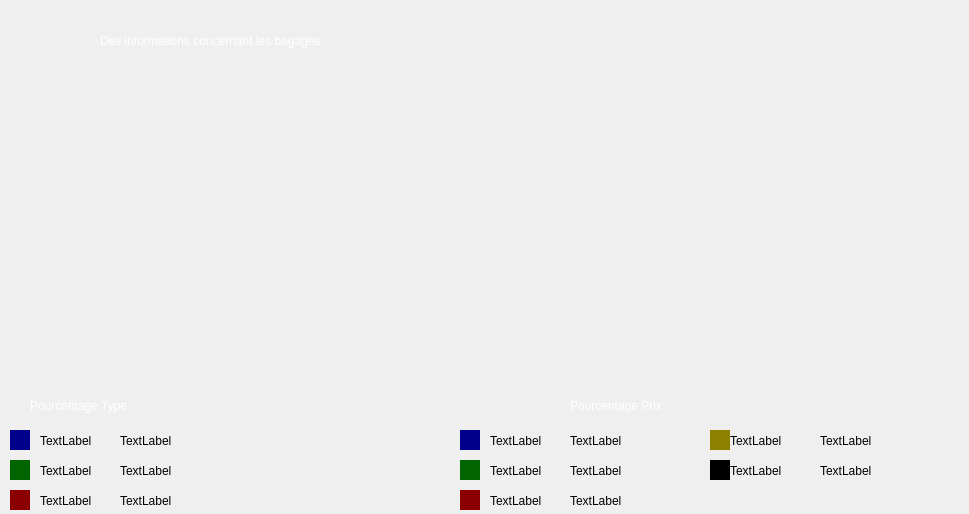
<?xml version="1.0" encoding="UTF-8"?>
<ui version="4.0">
 <class>statistique</class>
 <widget class="QDialog" name="statistique">
  <property name="geometry">
   <rect>
    <x>0</x>
    <y>0</y>
    <width>969</width>
    <height>514</height>
   </rect>
  </property>
  <property name="windowTitle">
   <string>Dialog</string>
  </property>
  <widget class="QLabel" name="label">
   <property name="geometry">
    <rect>
     <x>570</x>
     <y>390</y>
     <width>171</width>
     <height>31</height>
    </rect>
   </property>
   <property name="styleSheet">
    <string notr="true">color: rgb(255, 255, 255);

font: italic 16pt &quot;Segoe UI&quot;;</string>
   </property>
   <property name="text">
    <string>Pourcentage Prix</string>
   </property>
  </widget>
  <widget class="QWidget" name="widget_2" native="true">
   <property name="geometry">
    <rect>
     <x>460</x>
     <y>430</y>
     <width>20</width>
     <height>20</height>
    </rect>
   </property>
   <property name="styleSheet">
    <string notr="true">background-color: #00008B;</string>
   </property>
  </widget>
  <widget class="QLabel" name="label_8">
   <property name="geometry">
    <rect>
     <x>100</x>
     <y>10</y>
     <width>761</width>
     <height>61</height>
    </rect>
   </property>
   <property name="styleSheet">
    <string notr="true">font: italic 30pt &quot;Segoe UI&quot;;
color: rgb(255, 255, 255);</string>
   </property>
   <property name="text">
    <string>Des informations concernant les bagages</string>
   </property>
  </widget>
  <widget class="QWidget" name="widget_4" native="true">
   <property name="geometry">
    <rect>
     <x>460</x>
     <y>460</y>
     <width>20</width>
     <height>20</height>
    </rect>
   </property>
   <property name="styleSheet">
    <string notr="true">background-color: 	#006400;</string>
   </property>
  </widget>
  <widget class="QLabel" name="label_2">
   <property name="geometry">
    <rect>
     <x>570</x>
     <y>430</y>
     <width>171</width>
     <height>21</height>
    </rect>
   </property>
   <property name="styleSheet">
    <string notr="true">font: italic 10pt &quot;Segoe UI&quot;;</string>
   </property>
   <property name="text">
    <string>TextLabel</string>
   </property>
  </widget>
  <widget class="QLabel" name="label_4">
   <property name="geometry">
    <rect>
     <x>570</x>
     <y>460</y>
     <width>171</width>
     <height>21</height>
    </rect>
   </property>
   <property name="styleSheet">
    <string notr="true">font: italic 10pt &quot;Segoe UI&quot;;</string>
   </property>
   <property name="text">
    <string>TextLabel</string>
   </property>
  </widget>
  <widget class="QLabel" name="label_3">
   <property name="geometry">
    <rect>
     <x>490</x>
     <y>430</y>
     <width>81</width>
     <height>21</height>
    </rect>
   </property>
   <property name="styleSheet">
    <string notr="true">font: italic 14pt &quot;Segoe UI&quot;;</string>
   </property>
   <property name="text">
    <string>TextLabel</string>
   </property>
  </widget>
  <widget class="QLabel" name="label_6">
   <property name="geometry">
    <rect>
     <x>490</x>
     <y>460</y>
     <width>91</width>
     <height>21</height>
    </rect>
   </property>
   <property name="styleSheet">
    <string notr="true">font: italic 14pt &quot;Segoe UI&quot;;</string>
   </property>
   <property name="text">
    <string>TextLabel</string>
   </property>
  </widget>
  <widget class="QWidget" name="widget_5" native="true">
   <property name="geometry">
    <rect>
     <x>460</x>
     <y>490</y>
     <width>20</width>
     <height>20</height>
    </rect>
   </property>
   <property name="styleSheet">
    <string notr="true">
background-color: #8B0000;</string>
   </property>
  </widget>
  <widget class="QWidget" name="widget_6" native="true">
   <property name="geometry">
    <rect>
     <x>710</x>
     <y>430</y>
     <width>20</width>
     <height>20</height>
    </rect>
   </property>
   <property name="styleSheet">
    <string notr="true">
background-color: #8B8000;</string>
   </property>
  </widget>
  <widget class="QWidget" name="widget_7" native="true">
   <property name="geometry">
    <rect>
     <x>710</x>
     <y>460</y>
     <width>20</width>
     <height>20</height>
    </rect>
   </property>
   <property name="styleSheet">
    <string notr="true">
background-color: #000000;</string>
   </property>
  </widget>
  <widget class="QLabel" name="label_7">
   <property name="geometry">
    <rect>
     <x>490</x>
     <y>490</y>
     <width>91</width>
     <height>21</height>
    </rect>
   </property>
   <property name="styleSheet">
    <string notr="true">font: italic 14pt &quot;Segoe UI&quot;;</string>
   </property>
   <property name="text">
    <string>TextLabel</string>
   </property>
  </widget>
  <widget class="QLabel" name="label_9">
   <property name="geometry">
    <rect>
     <x>730</x>
     <y>430</y>
     <width>91</width>
     <height>21</height>
    </rect>
   </property>
   <property name="styleSheet">
    <string notr="true">font: italic 14pt &quot;Segoe UI&quot;;</string>
   </property>
   <property name="text">
    <string>TextLabel</string>
   </property>
  </widget>
  <widget class="QLabel" name="label_10">
   <property name="geometry">
    <rect>
     <x>730</x>
     <y>460</y>
     <width>91</width>
     <height>21</height>
    </rect>
   </property>
   <property name="styleSheet">
    <string notr="true">font: italic 14pt &quot;Segoe UI&quot;;</string>
   </property>
   <property name="text">
    <string>TextLabel</string>
   </property>
  </widget>
  <widget class="QLabel" name="label_5">
   <property name="geometry">
    <rect>
     <x>570</x>
     <y>490</y>
     <width>171</width>
     <height>21</height>
    </rect>
   </property>
   <property name="styleSheet">
    <string notr="true">font: italic 10pt &quot;Segoe UI&quot;;</string>
   </property>
   <property name="text">
    <string>TextLabel</string>
   </property>
  </widget>
  <widget class="QLabel" name="label_11">
   <property name="geometry">
    <rect>
     <x>820</x>
     <y>430</y>
     <width>171</width>
     <height>21</height>
    </rect>
   </property>
   <property name="styleSheet">
    <string notr="true">font: italic 10pt &quot;Segoe UI&quot;;</string>
   </property>
   <property name="text">
    <string>TextLabel</string>
   </property>
  </widget>
  <widget class="QLabel" name="label_12">
   <property name="geometry">
    <rect>
     <x>820</x>
     <y>460</y>
     <width>171</width>
     <height>21</height>
    </rect>
   </property>
   <property name="styleSheet">
    <string notr="true">font: italic 10pt &quot;Segoe UI&quot;;</string>
   </property>
   <property name="text">
    <string>TextLabel</string>
   </property>
  </widget>
  <widget class="QLabel" name="label_14">
   <property name="geometry">
    <rect>
     <x>30</x>
     <y>390</y>
     <width>171</width>
     <height>31</height>
    </rect>
   </property>
   <property name="styleSheet">
    <string notr="true">color: rgb(255, 255, 255);

font: italic 16pt &quot;Segoe UI&quot;;</string>
   </property>
   <property name="text">
    <string>Pourcentage Type</string>
   </property>
  </widget>
  <widget class="QLabel" name="label_15">
   <property name="geometry">
    <rect>
     <x>40</x>
     <y>460</y>
     <width>91</width>
     <height>21</height>
    </rect>
   </property>
   <property name="styleSheet">
    <string notr="true">font: italic 14pt &quot;Segoe UI&quot;;</string>
   </property>
   <property name="text">
    <string>TextLabel</string>
   </property>
  </widget>
  <widget class="QWidget" name="widget_3" native="true">
   <property name="geometry">
    <rect>
     <x>10</x>
     <y>430</y>
     <width>20</width>
     <height>20</height>
    </rect>
   </property>
   <property name="styleSheet">
    <string notr="true">background-color: #00008B;</string>
   </property>
  </widget>
  <widget class="QLabel" name="label_17">
   <property name="geometry">
    <rect>
     <x>120</x>
     <y>430</y>
     <width>171</width>
     <height>21</height>
    </rect>
   </property>
   <property name="styleSheet">
    <string notr="true">font: italic 10pt &quot;Segoe UI&quot;;</string>
   </property>
   <property name="text">
    <string>TextLabel</string>
   </property>
  </widget>
  <widget class="QLabel" name="label_18">
   <property name="geometry">
    <rect>
     <x>40</x>
     <y>490</y>
     <width>91</width>
     <height>21</height>
    </rect>
   </property>
   <property name="styleSheet">
    <string notr="true">font: italic 14pt &quot;Segoe UI&quot;;</string>
   </property>
   <property name="text">
    <string>TextLabel</string>
   </property>
  </widget>
  <widget class="QLabel" name="label_19">
   <property name="geometry">
    <rect>
     <x>120</x>
     <y>490</y>
     <width>171</width>
     <height>21</height>
    </rect>
   </property>
   <property name="styleSheet">
    <string notr="true">font: italic 10pt &quot;Segoe UI&quot;;</string>
   </property>
   <property name="text">
    <string>TextLabel</string>
   </property>
  </widget>
  <widget class="QLabel" name="label_20">
   <property name="geometry">
    <rect>
     <x>120</x>
     <y>460</y>
     <width>171</width>
     <height>21</height>
    </rect>
   </property>
   <property name="styleSheet">
    <string notr="true">font: italic 10pt &quot;Segoe UI&quot;;</string>
   </property>
   <property name="text">
    <string>TextLabel</string>
   </property>
  </widget>
  <widget class="QWidget" name="widget_10" native="true">
   <property name="geometry">
    <rect>
     <x>10</x>
     <y>460</y>
     <width>20</width>
     <height>20</height>
    </rect>
   </property>
   <property name="styleSheet">
    <string notr="true">background-color: 	#006400;</string>
   </property>
  </widget>
  <widget class="QWidget" name="widget_11" native="true">
   <property name="geometry">
    <rect>
     <x>10</x>
     <y>490</y>
     <width>20</width>
     <height>20</height>
    </rect>
   </property>
   <property name="styleSheet">
    <string notr="true">
background-color: #8B0000;</string>
   </property>
  </widget>
  <widget class="QLabel" name="label_22">
   <property name="geometry">
    <rect>
     <x>40</x>
     <y>430</y>
     <width>81</width>
     <height>21</height>
    </rect>
   </property>
   <property name="styleSheet">
    <string notr="true">font: italic 14pt &quot;Segoe UI&quot;;</string>
   </property>
   <property name="text">
    <string>TextLabel</string>
   </property>
  </widget>
 </widget>
 <resources/>
 <connections/>
</ui>
